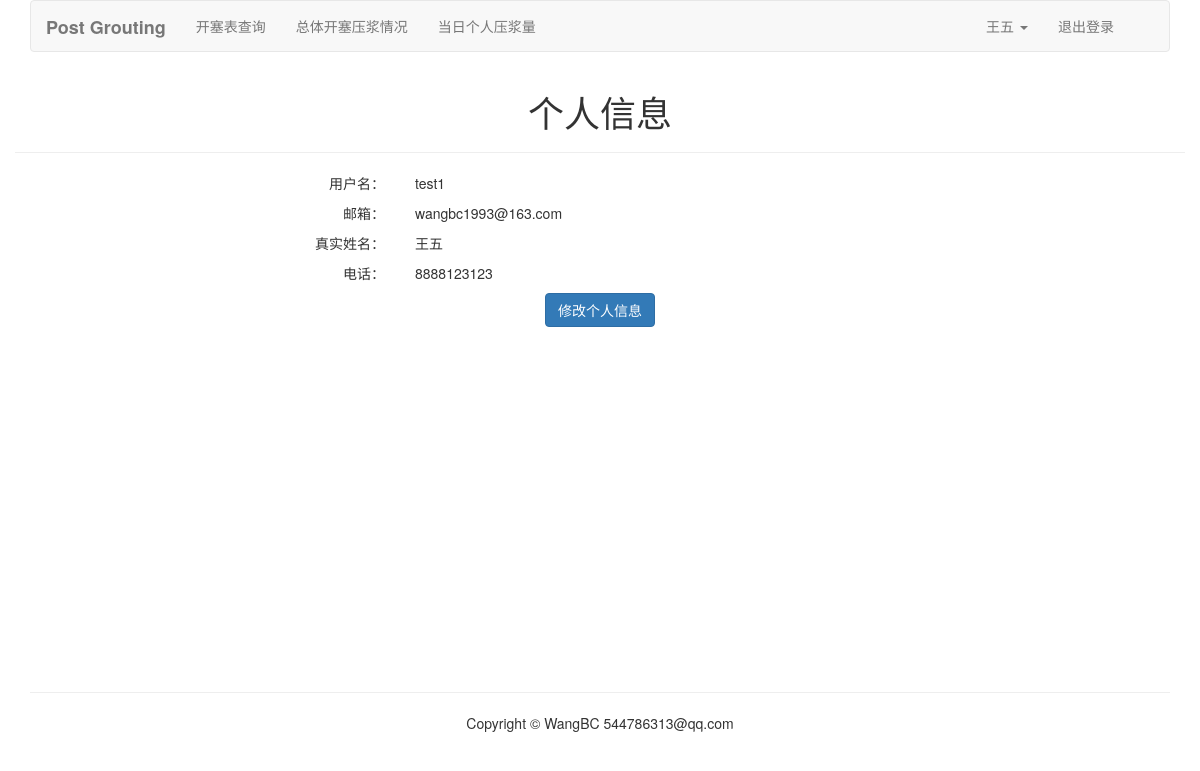
The app's page /account/my-information/ (signed in), older data.
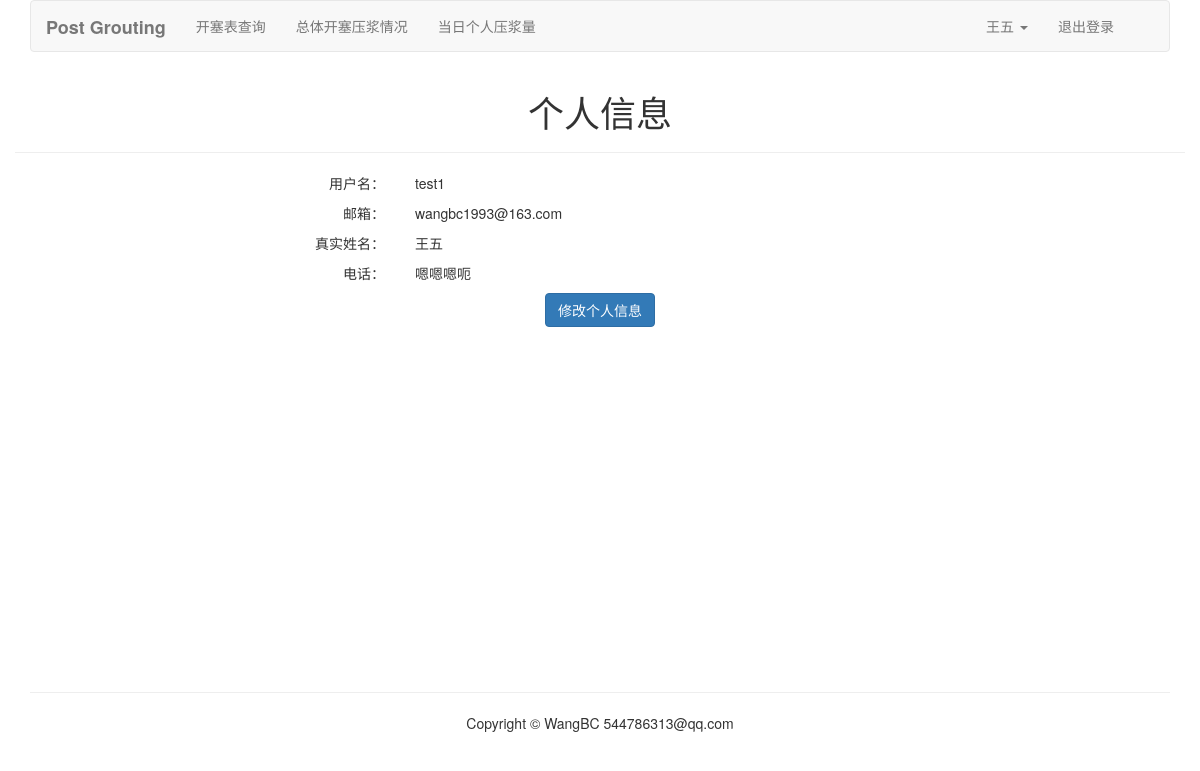
The same page, newer data.
### account/models.py (models this page shows, shortened)
class UserProfile(models.Model):
	user = models.OneToOneField(User, unique=True, on_delete=models.CASCADE)
	realname = models.CharField(max_length=20)
	invitation_code = models.CharField(max_length=20)
	phone = models.CharField(max_length=20)

### account/views.py (the view)
# urls.py: path('my-information/', views.myself, name='my_information'),
@login_required(login_url='/account/login/')
def myself(request):
	user = User.objects.get(username=request.user.username)
	userprofile = UserProfile.objects.get(user=user)
	return render(request, "account/myself.html", {"user":user, "userprofile":userprofile})

### templates/account/myself.html (shortened to what this page needs)
{% extends "base.html" %}
{% block content %}
<div class="row text-center vertical-middle-sm">
	<h1>个人信息</h1>
	<hr>
	<div class="row">
		<div class="col-md-12 col-sm-12 col-xs-12">
			<div class="row">
				<div class="col-md-4 col-sm-4 col-xs-4 text-right"><span>用户名：</span></div>
				<div class="col-md-8 col-sm-8 col-xs-8 text-left">{{user.username}}</div>
			</div>
			<div class="row top-10">
				<div class="col-md-4 col-sm-4 col-xs-4 text-right"><span>邮箱：</span></div>
				<div class="col-md-8 col-sm-8 col-xs-8 text-left">{{user.email}}</div>
			</div>
			<div class="row top-10">
				<div class="col-md-4 col-sm-4 col-xs-4 text-right"><span>真实姓名：</span></div>
				<div class="col-md-8 col-sm-8 col-xs-8 text-left">{{userprofile.realname}}</div>
			</div>
			<div class="row top-10">
				<div class="col-md-4 col-sm-4 col-xs-4 text-right"><span>电话：</span></div>
				<div class="col-md-8 col-sm-8 col-xs-8 text-left">{{userprofile.phone}}</div>
			</div>
			<div class="top-10"><a href="{% url 'account:edit_my_information' %}"><button class="btn btn-primary">修改个人信息</button></a></div>
		</div>
	</div>
</div>
{% endblock %}

Row changes from the older to the newer data that the page shows:
changed UserProfile "王五": phone "8888123123" → "嗯嗯嗯呃"
